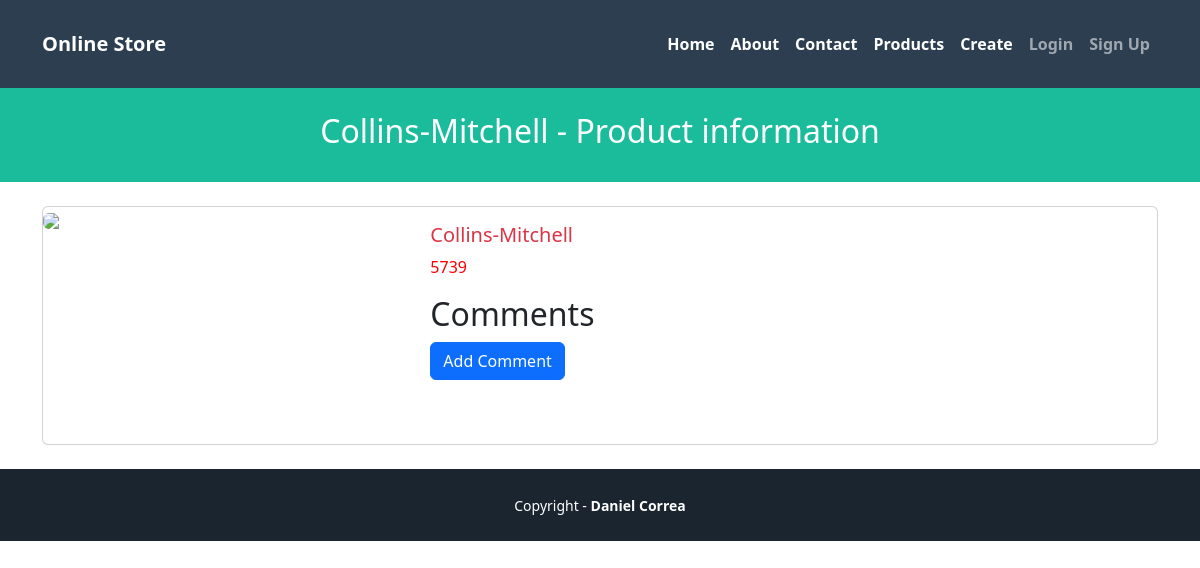
Page /products/2 on the earlier database version.
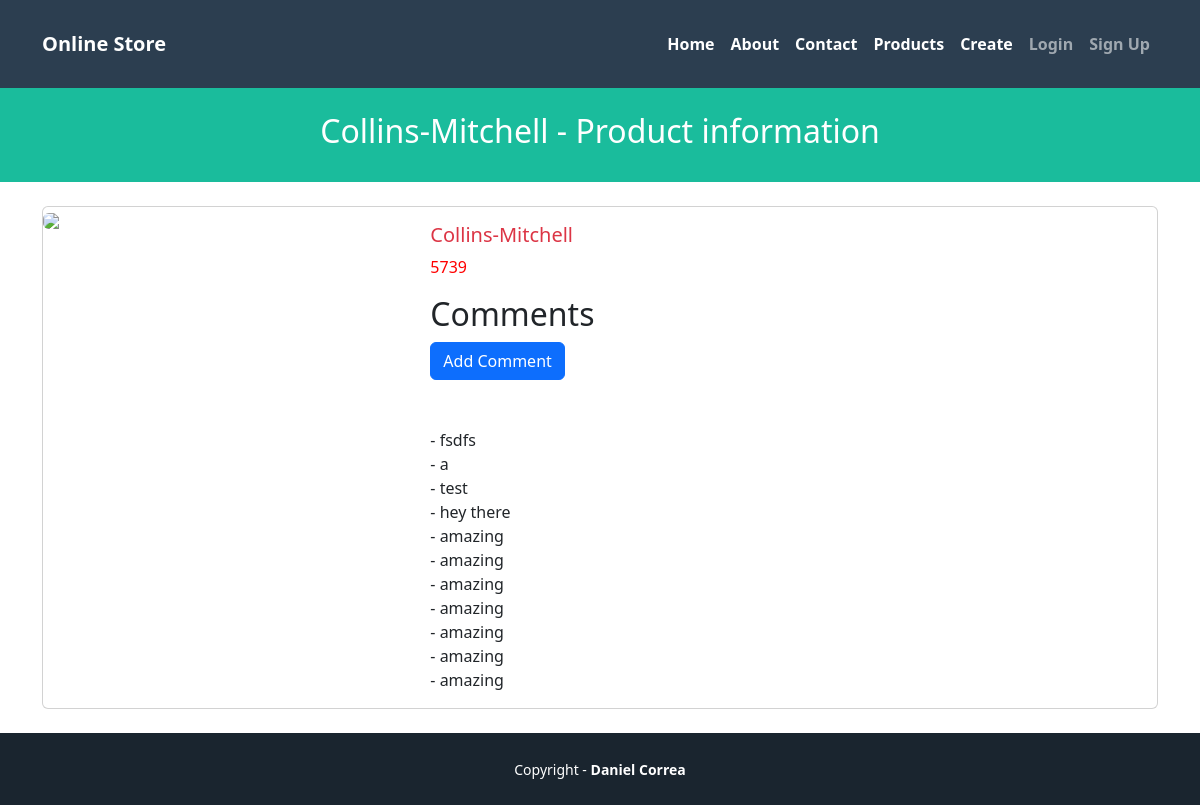
Same page on the later database version.
### pages/models.py (models this page shows)
class Product(models.Model):
  name = models.CharField(max_length=255)
  price = models.IntegerField()
  created_at = models.DateTimeField(auto_now_add=True)
  updated_at = models.DateTimeField(auto_now=True)

class Comment(models.Model):
  product = models.ForeignKey(Product, on_delete=models.CASCADE)
  description = models.TextField()

### pages/views.py (the view)
# urls.py: path('products/<str:id>', ProductShowView.as_view(), name='show'),
class ProductShowView(View):
  template_name = 'products/show.html'
  def get(self, request, id):
    try:
        product_id = int(id)
        if product_id < 1:
            raise ValueError("Product id must be 1 or greater")
        product = get_object_or_404(Product, pk=product_id)
    except (ValueError, IndexError):
        return HttpResponseRedirect(reverse('home'))
    viewData = {}
    product = get_object_or_404(Product, pk=product_id)
    viewData["title"] = product.name + " - Online Store"
    viewData["subtitle"] =  product.name + " - Product information"
    viewData["product"] = product
    return render(request, self.template_name, viewData)

### pages/templates/products/show.html (shortened to what this page needs)
{% extends 'pages/base.html' %}
{% block header_title %} {{subtitle}} {% endblock %}
{% block content %}
<div class="card mb-3">
  <div class="row g-0">
    <div class="col-md-4">
      <img src="https://static.djangoproject.com/img/logos/django-logo-positive.svg" class="img-fluid rounded-start">
    </div>
    <div class="col-md-8">
      <div class="card-body">
        <h5 class="card-title{% if product.price > 100 %} text-danger{% endif %}">
           {{product.name}}
        </h5>
        {% if product.price > 2000 %}
            <p class="card-text" style="color: red;">{{product.price}}</p>
        {% else %}
            <p class="card-text">{{product.price}}</p>
        {% endif %}
        <h2>Comments</h2>
        <form action="{% url 'add_comment' product.id %}" method="POST">
          <button type="submit" class="btn btn-primary mb-5">Add Comment</button>
        </form>
        {% for comment in product.comment_set.all %}
        - {{ comment.description }}<br />
        {% endfor %}
      </div>
    </div>
  </div>
</div>
{% endblock %}

### pages/templates/pages/base.html (shortened to what this page needs)
{% load static %}
<!doctype html>
<html lang="en">
<head>
  <link href="https://cdn.jsdelivr.net/npm/bootstrap@5.3.0-alpha1/dist/css/bootstrap.min.css" rel="stylesheet" />
  <link href="{% static './pages/app.css' %}" rel="stylesheet" />
</head>
<body>
  <nav class="navbar navbar-expand-lg navbar-dark bg-secondary py-4">
    <div class="container">
      <a class="navbar-brand" href="{% url 'home' %}">Online Store</a>
      <div class="collapse navbar-collapse" id="navbarNavAltMarkup">
        <div class="navbar-nav ms-auto">
          <a class="nav-link active" href="{% url 'home' %}">Home</a>
          <a class="nav-link active" href="{% url 'about' %}">About</a>
          <a class="nav-link active" href="{% url 'contact' %}">Contact</a>
          <a class="nav-link active" href="{% url 'products' %}">Products</a>
          <a class="nav-link active" href="{% url 'form' %}">Create</a>
          {% if user.is_authenticated %}
            <a class="nav-link"
              href="{% url 'logout' %}">
              Logout ({{ user.username }})
            </a>
          {% else %}
            <a class="nav-link" href="{% url 'login' %}">Login</a>
            <a class="nav-link" href="{% url 'signup' %}">Sign Up</a>
          {% endif %}
        </div>
      </div>
    </div>
  </nav>
  <header class="masthead bg-primary text-white text-center py-4">
    <div class="container d-flex align-items-center flex-column">
      <h2>{% block header_title %}'A Django EAFIT App'{% endblock %}</h2>
    </div>
  </header>
  <div class="container my-4">
    {% block content %}
    {% endblock %}
  </div>
  {% block footer %}
  <div class="copyright py-4 text-center text-white">
    <div class="container">
      <small>
        Copyright - <a class="text-reset fw-bold text-decoration-none" target="_blank"
          href="https://twitter.com/danielgarax">
          Daniel Correa
        </a>
      </small>
    </div>
  </div>
  {% endblock %}
</body>
</html>

### pages/static/pages/app.css (style rules this page uses)
.bg-secondary { background-color: #2c3e50 !important; }
.copyright { background-color: #1a252f; }
.bg-primary { background-color: #1abc9c !important; }
nav { font-weight: 700; }

Differences in the rows shown:
added Comment: description "fsdfs"
added Comment: description "a"
added Comment: description "test"
added Comment: description "hey there"
added Comment: description "amazing"
added Comment: description "amazing"
added Comment: description "amazing"
added Comment: description "amazing"
added Comment: description "amazing"
added Comment: description "amazing"
added Comment: description "amazing"
